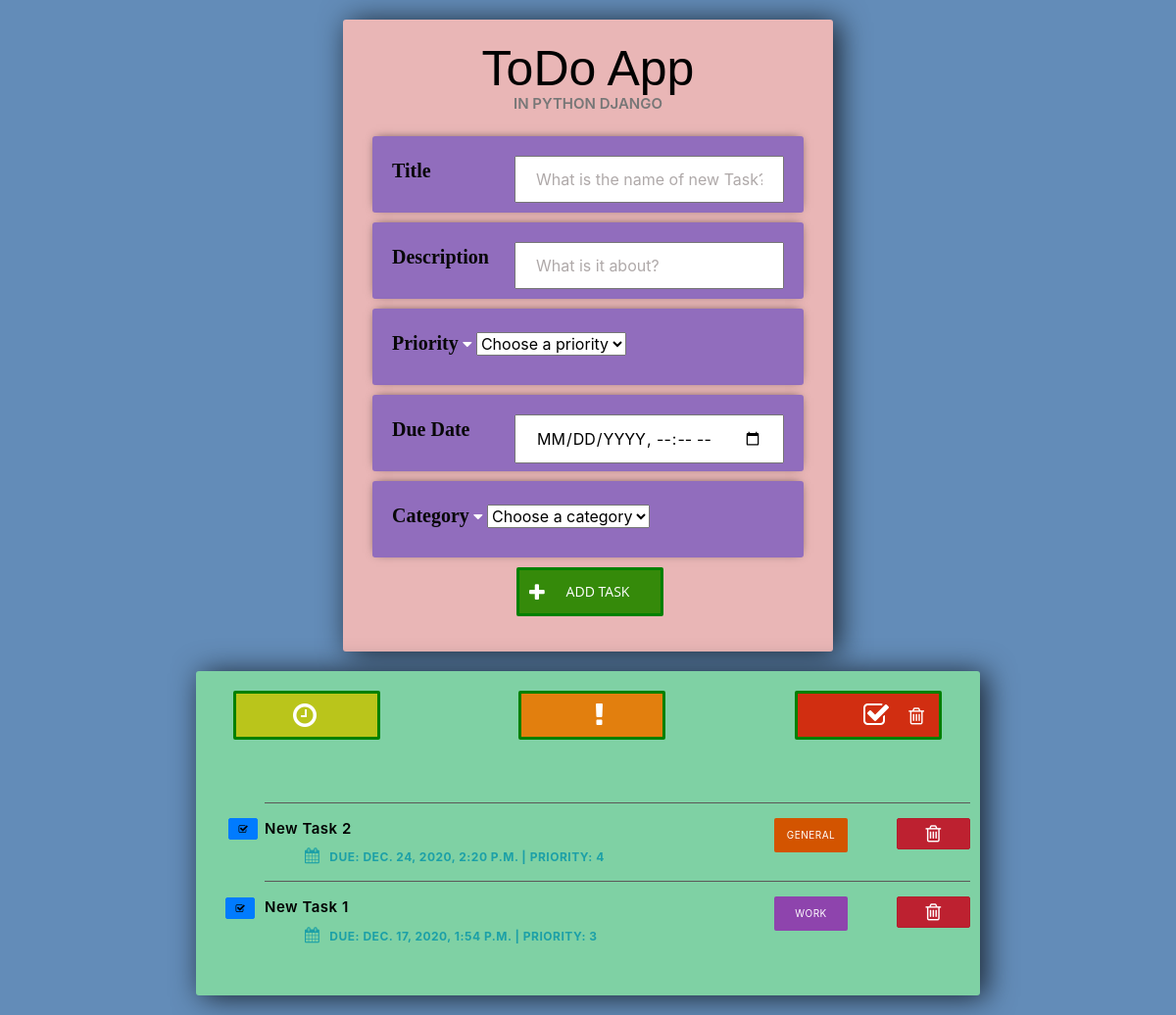
Before: / with the older database file.
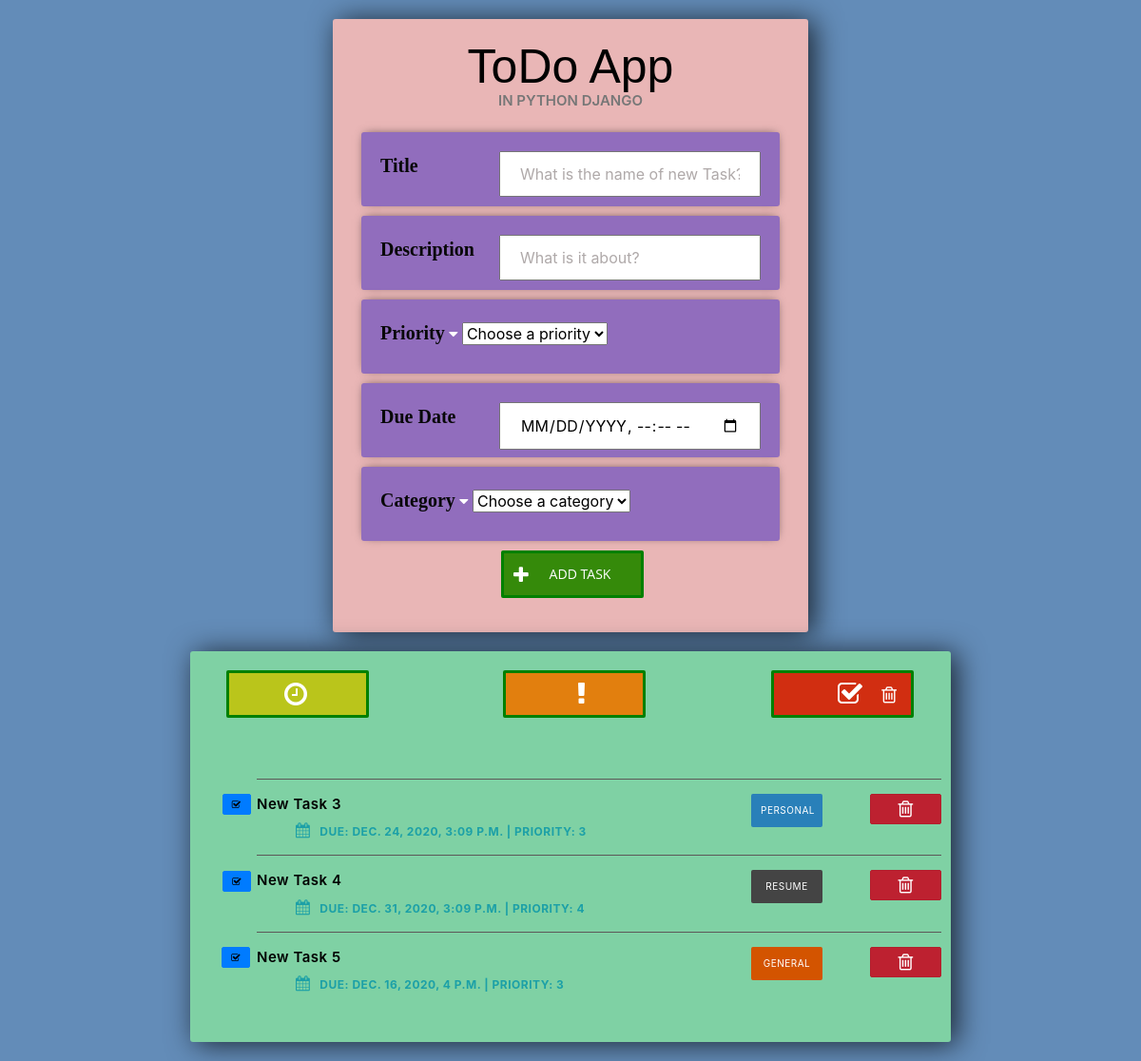
After: the same page with the newer database file.
### ToDoList/models.py (models this page shows, shortened)
class Task(models.Model):
    title=models.CharField(max_length=350)
    completed=models.BooleanField(default=False)
    content = models.TextField(blank=True)
    created = models.DateTimeField(default=timezone.now())
    priority = (models.IntegerField(default= 1))
    due_date = models.DateTimeField(null=False, blank=False)
    category = models.ForeignKey(Category, default="general", on_delete= models.CASCADE) # a foreignkey

class Category(models.Model): # The Category table name that inherits models.Model
    name = models.CharField(max_length=100, primary_key=True) #Like a varchar
    class Meta:
        verbose_name = ("Category")
        verbose_name_plural = ("Categories")
    def __str__(self):
        return self.name #name to be shown when called

### ToDoList/views.py (the view, shortened to what this page needs)
# urls.py: path('',views.index,name="index"),
def index(request):
    tasks = Task.objects.all().order_by("completed", "-created")
    categories = Category.objects.all() #getting all categories with object manager
    return render(request, "index.html", {"tasks": tasks, "categories":categories, 'n' : range(1, 6, 1)})

### templates/index.html (shortened to what this page needs)
<link rel="stylesheet" href="https://stackpath.bootstrapcdn.com/bootstrap/4.3.1/css/bootstrap.min.css">
<link rel="stylesheet" type="text/css" href="https://maxcdn.bootstrapcdn.com/font-awesome/4.7.0/css/font-awesome.min.css">
<link rel="stylesheet" href="https://maxcdn.bootstrapcdn.com/bootstrap/4.0.0-beta/css/bootstrap.min.css">
<body>
<div class="center-column">
    <h1 >ToDo App</h1>
    <p class="tagline" >in Python Django</p>
    <form action="/"  method="post">
        <div class="item-row">
            <label for="title">Title</label>
            <input type="text" id="title" class="taskTitle" placeholder="What is the name of new Task?" name="title" required>
        </div>
        <div class="item-row">
            <label for="title">Description</label>
            <input type="text" id="content" class="taskContent" placeholder="What is it about?" name="content" required>
        </div>
        <div class="item-row">
            <label for="category">Priority</label>
            <i class="fa fa-caret-down selectArrow"></i>
            <select id="priority" class="priority" name="priority" required>
            <option class="disabled" value="">Choose a priority</option>
            </select>
        </div>
        <div class="item-row">
            <label for="due_date">Due Date</label>
            <input type="datetime-local"  min="2020-12-12T00:00" id="due_date"  class="task_due_date" name="due_date">
        </div>
        <div class="item-row">
            <label for="category">Category</label>
            <i class="fa fa-caret-down selectArrow"></i>
            <select id="category"  name="category" class="category" required>
            <option class="disabled" value="">Choose a category</option>
            </select>
        </div>
        <button class="taskAdd" name="taskAdd" type="submit"><i class="fa fa-plus icon fa-2x"></i>Add task</button>
    </form>
</div>
<div class="todo-list">
    <div>
        <div>
        <form action="sort_task" method="POST">
            <button class="sort_due_date" name="due_date" type="submit"><i class="fa fa-clock-o fa-2x"></i></button>
            <button class="sort_priority" name="priority" type="submit"><i class="fa fa-exclamation fa-2x"></i></button>
            <button class="delete_completed" name="delete_completed" type="submit"><i class="fa fa-check-square-o fa-2x"></i> <i class="fa fa-trash-o icon fa-2x"></i></button>
        </form>
        </div>
        <br>
        <br>
    <ol class="taskList">
        {% for task in tasks %}
            <li class="taskItem">
                {% if task.completed == True %}
                    <strike style='color:black'>
                        <span></span><a style='color:red' href="{% url "update_task" task.id %}">{{task.title}}</a>
                    </strike>
                {% else %}
                    <label for="{{ task.id }}"><span ><a href="{% url "update_task" task.id %}">{{task.title}}</a></span></label>
                {% endif %}
                <a href="{% url "complete_task" task.id %}" class="btn btn-primary complete " role="button" aria-pressed="true"> <i class="fa fa-check-square-o"></i></a>
                <a href="{% url "delete_task" task.id %}" class="btn btn-danger btn-lg active " role="button" aria-pressed="true"> <i class="fa fa-trash-o icon"></i></a>
                <span class="category-{{ task.category }}">{{ task.category }}</span>
                <strong class="taskDate"><i class="fa fa-calendar"></i>Due: {{ task.due_date }} | Priority: {{task.priority}}</strong>
            </li>
        {% endfor %}
    </ol>
</div>
</div>
</body>

### templates/index.html (style rules this page uses)
body { background-color: #638CB8; }
input::placeholder { color: #afa9a9; }
.center-column { width:500px; margin: 20px auto; padding:20px; background-color: rgb(233, 182, 182); border-radius: 3px; box-shadow: 6px 2px 30px 0px rgba(0,0,0,0.75); }
.todo-list { width:800px; margin: 20px auto; padding:20px; background-color: rgb(127, 209, 164); border-radius: 3px; box-shadow: 6px 2px 30px 0px rgba(0,0,0,0.75); }
.item-row { background-color: #916dbd; margin: 10px; padding: 20px; border-radius: 3px; color: #fff; font-size: 16px; box-shadow: 0px -1px 10px -4px rgba(0,0,0,0.75); }
.taskItem { border-top: 1px solid #5c5858; padding: 15px 0; left: 30px; color: rgb(17, 19, 18); font-weight: 600; font-size: 15px; letter-spacing: 0.5px; position: relative; }
.taskList { list-style: none; padding: 0 20px; }
.icon { font-size: 20px; }
.taskAdd { background: rgb(53, 138, 10); padding-left: 31px; justify-content: center; align-items: center; border: 3px solid green; height:50px; width:150px; margin-top: -20px; margin: -0px -50px; top:40%; left:45%; }
.taskAdd .icon { position: absolute; top: 30%; left: 10px; font-size: 20px; }
.sort_due_date { background: rgb(186, 197, 27); padding-left: 10px; justify-content: center; align-items: center; border: 3px solid green; height:50px; width:150px; margin-top: -20px; margin: -0px -50px; top:40%; right: 0%; left: 9%; }
.sort_priority { background: rgb(226, 127, 14); padding-left: 31px; justify-content: center; align-items: center; border: 3px solid green; height:50px; width:150px; margin-top: -20px; margin: -0px -50px; top:40%; left:40%; }
.delete_completed { background: rgb(209, 46, 17); padding-left: 31px; justify-content: center; align-items: center; border: 3px solid green; height:50px; width:150px; margin-top: -20px; margin: -0px -50px; top:40%; left: 70%; }
.delete_completed .icon { position: absolute; align-items: center; top: 30%; right: 15px; justify-content: center; }
.btn-danger { font-size: 10px; vertical-align: middle; color: rgb(189, 45, 45); padding: 5px; width: 75px; text-align: center; border-radius: 2px; float: right; font-weight: normal; left:500px; vertical-align: middle; -webkit-transition: all 0.3s; transition: all 0.3s; }
.btn-primary { font-size: 10px; vertical-align: middle; position: relative; color: rgb(189, 45, 45); padding: 5px; width: 30px; text-align: center; border-radius: 2px; right: 18%; font-weight: normal; vertical-align: middle; -webkit-transition: all 0.3s; transition: all 0.3s; }
button { font-family: 'Open Sans', sans-serif; background: transparent; border-radius: 2px; border: none; outline: none; height: 50px; font-size: 14px; color: #fff; cursor: pointer; text-transform: uppercase; position: relative; -webkit-transition: all 0.3s; transition: all 0.3s; padding-left: 30px; padding-right: 15px; }
.taskList .taskDate { color: #1ca0a7; font-size: 12px; font-weight: bold; text-transform: uppercase; display: block; margin-left: 41px; }
.fa-calendar { margin-right: 10px; font-size: 16px; }
[class*='category-'] { display: inline-block; font-size: 10px; background: #444; vertical-align: middle; color: #fff; padding: 10px; width: 75px; text-align: center; border-radius: 2px; float: right; font-weight: normal; text-transform: uppercase; margin-right: 50px; }
.category-Personal { background: #2980b9; }
.category-General { background: #d35400; }
h1 { font-family: 'Rokkitt', sans-serif; color: black; text-align: center; font-weight: 400; font-size: 50px; margin: 0; }
.tagline { margin-top: -10px; text-align: center; padding: 5px 20px; font-size: 15px; font-weight: 600; text-transform: uppercase; color: #777; }
.center-column label { font-family: 'Times New Roman', Times, serif; font-size: 20px; font-weight: 600; color: rgb(8, 8, 8); }
.center-column input { width: 275px; padding: 10px 20px; margin-bottom: 10px; box-sizing: border-box; float: right; }
.taskList a { color: black }
.task_due_date { text-transform: uppercase; }

Changed rows visible on the page:
removed Task: title "New Task 2", category "GENERAL", due_date "DEC. 24, 2020, 2:20 P.M.", priority "4"
removed Task: title "New Task 1", category "WORK", due_date "DEC. 17, 2020, 1:54 P.M.", priority "3"
added Task: title "New Task 3", category "PERSONAL", due_date "DEC. 24, 2020, 3:09 P.M.", priority "3"
added Task: title "New Task 4", category "RESUME", due_date "DEC. 31, 2020, 3:09 P.M.", priority "4"
added Task: title "New Task 5", category "GENERAL", due_date "DEC. 16, 2020, 4 P.M.", priority "3"
